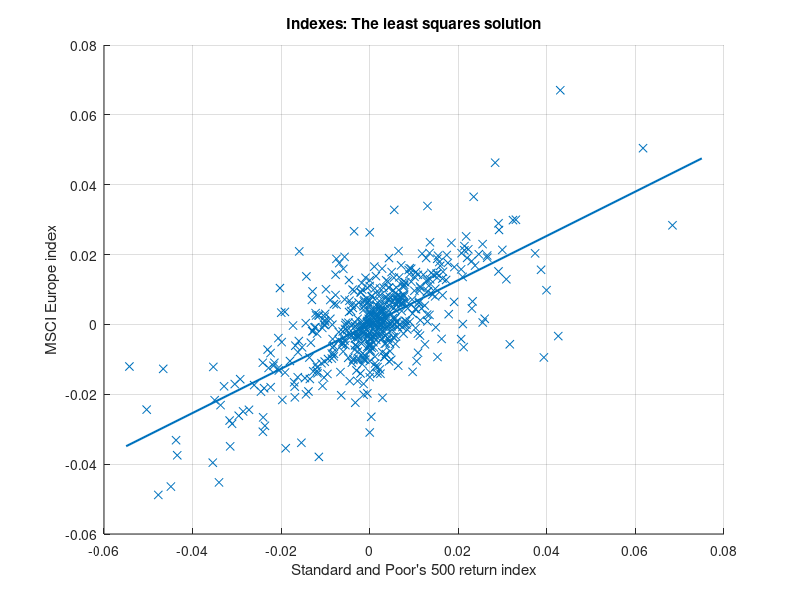
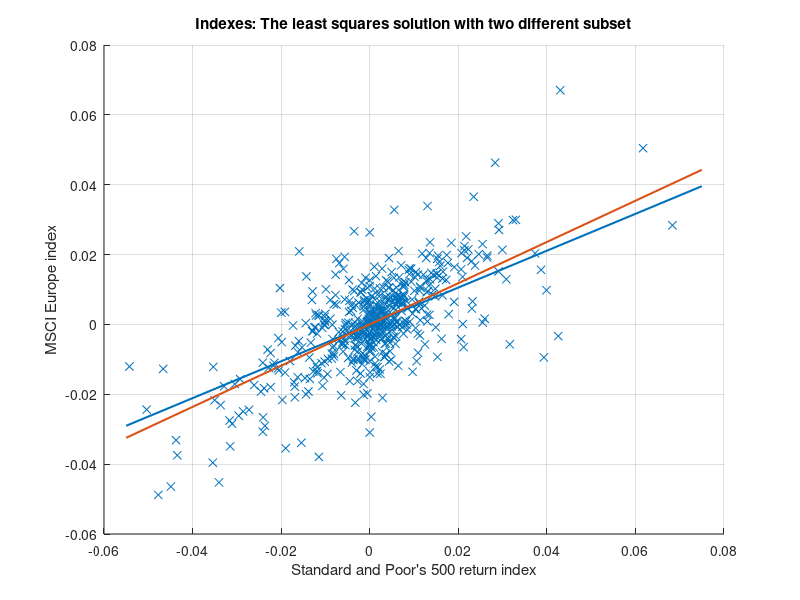
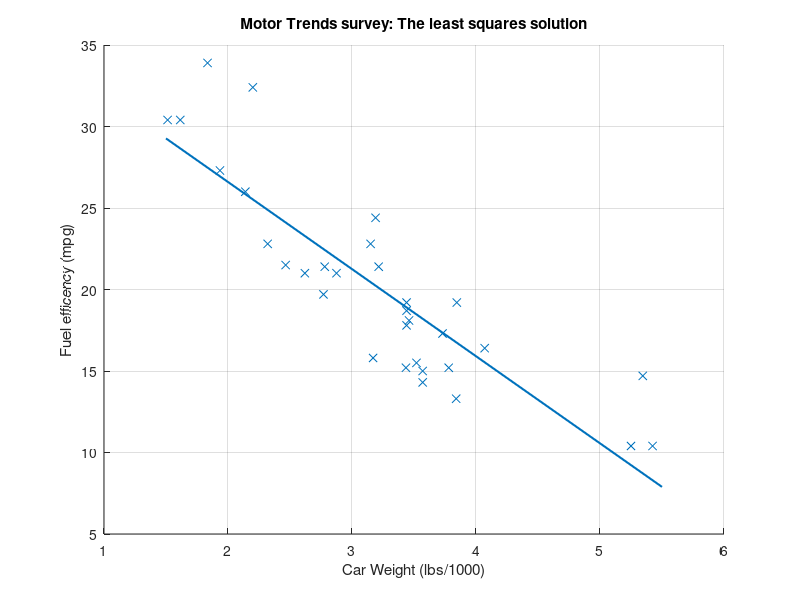

MATLAB code for these plots, in order:
%% clear workspace, remove figures and load data
clc
clear
close all

turkishData = csvread('turkish-se-SP500vsMSCI.csv');
carsData = csvread('mtcarsdata-4features.csv',1,1);



%% 1 - One-dimensional problem without intercept on the Turkish stock exchange data

turkishX=turkishData(:,1);
turkishT=turkishData(:,2);

%compute W using given formula. It corresponds to:
%(summation of each x term multiplied by t term) /
%(summation of each  x term squared)
w = sum(turkishX.*turkishT)/sum(turkishX.^2);

%create plot
hold on;
grid on;
%set lables as seen in slides
xlabel ("Standard and Poor's 500 return index");
ylabel ("MSCI Europe index");
title('Indexes: The least squares solution');
%plot result
scatter(turkishX,turkishT,'x');
%plot solution line, using two given points
xCoordW = [-0.055, 0.075];
yCoordW = w*xCoordW;
plot (xCoordW, yCoordW,'lineWidth',1.5);

%% 2 - Compare graphically the solution obtained on different random subsets (10%) of the whole data set
turkishX=turkishData(:,1);
turkishT=turkishData(:,2);
%create new plot
figure
hold on;
grid on;
%set lables as seen in slides
xlabel ("Standard and Poor's 500 return index");
ylabel ("MSCI Europe index");
title('Indexes: The least squares solution with two different subset');
%plot entire set
scatter(turkishX,turkishT,'x');

for i=1:2
    %get random subset
    subsetSize = round(size(turkishData,1)/10);
    randomTurkishIndexes = randperm(size(turkishData,1),subsetSize);
    randomTurkishSubsetX = turkishX(randomTurkishIndexes);
    randomTurkishSubsetT = turkishT(randomTurkishIndexes);
    
    %compute again W
    wSubset = sum(randomTurkishSubsetX.*randomTurkishSubsetT)/sum(randomTurkishSubsetX.^2);
    
    %plot solution line, using two given points
    xCoordW = [-0.055, 0.075];
    yCoordW = wSubset*xCoordW;
    plot (xCoordW, yCoordW,'lineWidth',1.5);
    
end

%% 3 - One-dimensional problem with intercept on the Motor Trends car data, using columns mpg and weight
carsX=carsData(:,4);
carsT=carsData(:,1);

%compute W1
w1 = sum((carsX-mean(carsX)).*(carsT-mean(carsT)))/sum((carsX-mean(carsX)).^2);
%compute W0
w0 = mean(carsT)-(w1*mean(carsX));

%create new plot
figure
hold on;
grid on;
%set lables as seen in slides
xlabel ("Car Weight (lbs/1000)");
ylabel ("Fuel efficency (mpg)");
title('Motor Trends survey: The least squares solution');
%plot entire set
scatter(carsX,carsT,'x');

%plot solution line, using two given points
xCoordW = [1.5, 5.5];
yCoordW = w1*xCoordW + w0;
plot (xCoordW, yCoordW,'lineWidth',1.5);

%% 4 - Multi-dimensional problem on the complete MTcars data, using all four columns (predict mpg with the other three columns)

carsT=carsData(:,1);
carsX=carsData(:,2:4);

% incorporate additive parameter w0 by adding one constant column.
carsX = [ones(size(carsX,1),1),carsX];

%use pinv function to get Moore-Penrose pseudoinverse matrix of cars
%and display result
disp("found 4 W with this set:");
multiW = pinv(carsX)*carsT;
disp(multiW);
